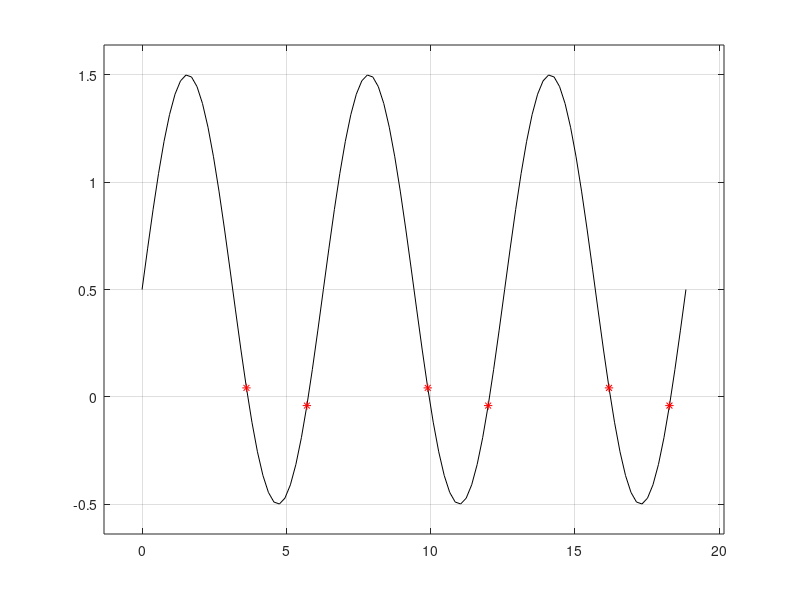
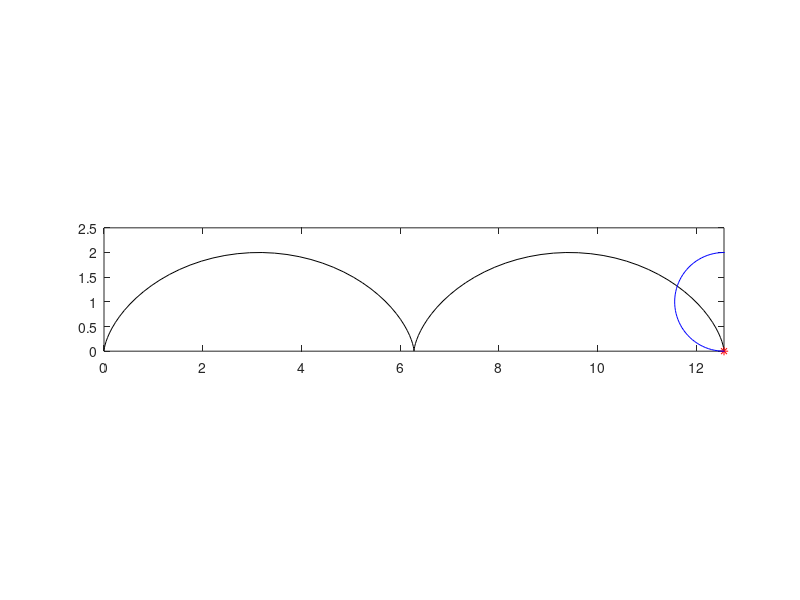

These charts were generated, in order, by the following MATLAB code:
% PHYS 6352: Computational Physics
% Homework 3
% Author: Richard Camuccio

% [Introduction]
%
% Consider an arbitrary continuous function y = f(x) where x is on the
% interval [a, b]. In MATLAB we have to discretize the interval of x and
% obtain x_n for n = 1,2,3,...,N. We then find the correpsonding values of
% y and obtain y_n = f(x_n). At this point we can plot it and check
% visually if it has zero crossings. If we see the zero crossing then we
% can find the small segments [x_n, x_(n+1)] where these zero crossings
% take place. That was the first and simplest approach we did (Method 1).
%
% Later we came up with a more sophisticated technique that was based on
% splitting the interval into halves. This method was giving us a much more
% accurate result (Method 2). Method 2 does not work if the function has
% the same sign at both ends of the interval. However, it still can cross
% zero inside the interval. For example, y = x^2 - 1 defined in interval
% [-4, 4] has two zeros: x = -1 and x = 1 inside the interval and has the
% same sign at the boundaries.

clc

% [Problem 1]
%
% Combine Method 1 and Method 2 to obtain an accurate method of finding the
% zeros of an arbitrary function. Practice your method on a simple example:
%
% y = sin(x) + (1/2), defined in x : [0, 6*pi],
%
% and show that it works. Check the accuracy of your algorithm by comparing
% it with the analytical result.

clear

N = 100;

a = 0;
b = 6*pi;

x = linspace(a, b, N);
y = sin(x) + (1/2);

figure(1)
plot(x, y, 'k')
grid
axis padded
hold on

Xs = [];
Ys = [];

for n = 1:(N-1)

    prod = y(n) * y(n+1);

    if prod < 0

        Xs = x(n);
        Ys = y(n);

        plot(Xs, Ys, 'r*')
        
    end

end

% [Problem 2]
%
% Complete the M-script that animates the expansion of the cycloid as the
% wheel is rolling from left to right. Add the wheel to the figure.
%
% The parameters for the cycloid are: radius of the wheel (r) and angle of
% rotation (phi) defined in the interval [a, b]. We can always set a = 0,
% but you have to choose b sufficiently large.

a = 0;
b = 4*pi;
h = (b - a) / (N - 1);
x = linspace(a, b, N);

radius = 1;
phi(1) = 0;

% center of wheel (x, y) = (ac, bc)
ac = 0;
bc = radius;
phi_c = linspace(0, 2*pi, N);

for n = 1:1:N

    % cycloid position
    x = radius * phi - radius * sin(phi);
    y = radius - radius * cos(phi);

    % end point position
    xe = x(end);
    ye = y(end);

    % calculate circle position
    xc = radius^2 - (bc + radius*sin(phi_c));
    yc = radius^2 - (ac + radius*cos(phi_c));

    % plot with equal axis
    figure(2)
    plot(x, y, 'k', xe, ye, 'r*')
    hold on
    plot(xc, yc, 'b')
    hold off
    axis equal
    axis([a*radius b*radius 0 2.5])

    % jog animation
    phi(n+1) = phi(n) + h;
    bc = bc - h;
    pause(0.01)

end

% [Problem 3]
%
% Modify your previous M-script to animate expansion of the epicycloid as
% the wheel is rolling counterclockwise on the surface of the disk.
%
% The parameters for the epicycloid are: radius of the wheel (r), radius of
% the disk (R), and angle of rotation (phi) defined in the interval [a, b].
%
% Can you figure out under which conditions the trajectory closes onto
% itself?

% [Problem 4]
%
% Modify your previous M-script to animate expansion of the hypocycloid as
% the wheel is rolling counterclockwise inside the larger circle. The
% parameters for the hypocycloid are: radius of the wheel (r), radius of
% the larger circle (R), and phi.
%
% Can you figure out under which conditions the trajectory closes onto
% itself?

% [Problem 5]
%
% Using your previous M-script observe Copernicus Theorem: if the radius of
% the wheel is half the radius of the larger circle the hypocycloid becomes
% a straight line.
%
% Can you figure out why this is happening? Or, can you prove this fact
% mathematically?